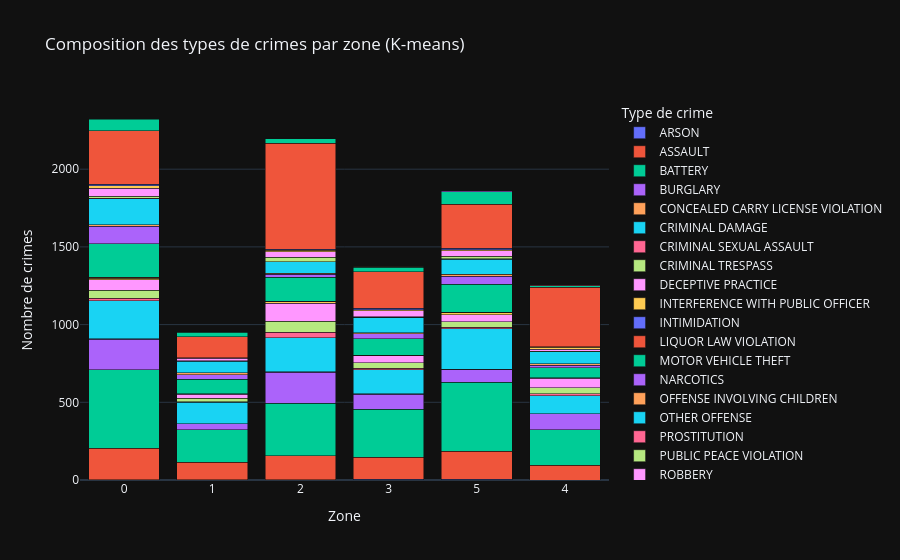

Here is the notebook cell this chart was saved with:
### Markdown cell above
## Composition des types de crimes par zone

On enrichit le clustering K-means en regardant quels types de crimes dominent
dans chaque zone géographique.

**Interprétation :** Les clusters 0 et 2 sont les plus touchés (plus de 2000 incidents).
L'assault et la battery dominent dans toutes les zones, mais certaines ont
plus de motor vehicle theft ou de narcotics — chaque zone a un profil criminel distinct.

### Code cell
# Fonction : plot_crime_type_by_cluster
# Input  : DataFrame avec colonne cluster_kmeans
# Output : graphique barres empilées — types de crimes par zone géographique
def plot_crime_type_by_cluster(kmeans_df):
    group = (
        kmeans_df.groupby(["cluster_kmeans", "Primary Type"])
        .size()
        .reset_index(name="count")
    )
    fig = px.bar(
        group,
        x="cluster_kmeans",
        y="count",
        color="Primary Type",
        title="Composition des types de crimes par zone (K-means)",
        labels={"cluster_kmeans": "Zone", "count": "Nombre de crimes",
                "Primary Type": "Type de crime"},
        barmode="stack"
    )
    return fig

plot_crime_type_by_cluster(df_kmeans).show()

### Figure 1 — Plotly figure (JSON) as saved in the notebook; plotly's stock layout.template omitted (floating-point values rounded to 4 significant figures)
{"data": [{"hovertemplate": "Type de crime=ARSON<br>Zone=%{x}<br>Nombre de crimes=%{y}<extra></extra>", "legendgroup": "ARSON", "marker": {"color": "#636efa", "pattern": {"shape": ""}}, "name": "ARSON", "orientation": "v", "showlegend": true, "textposition": "auto", "x": ["0", "1", "2", "3", "5"], "xaxis": "x", "y": [3, 2, 1, 6, 6], "yaxis": "y", "type": "bar"}, {"hovertemplate": "Type de crime=ASSAULT<br>Zone=%{x}<br>Nombre de crimes=%{y}<extra></extra>", "legendgroup": "ASSAULT", "marker": {"color": "#EF553B", "pattern": {"shape": ""}}, "name": "ASSAULT", "orientation": "v", "showlegend": true, "textposition": "auto", "x": ["0", "1", "2", "3", "4", "5"], "xaxis": "x", "y": [201, 111, 156, 141, 95, 179], "yaxis": "y", "type": "bar"}, {"hovertemplate": "Type de crime=BATTERY<br>Zone=%{x}<br>Nombre de crimes=%{y}<extra></extra>", "legendgroup": "BATTERY", "marker": {"color": "#00cc96", "pattern": {"shape": ""}}, "name": "BATTERY", "orientation": "v", "showlegend": true, "textposition": "auto", "x": ["0", "1", "2", "3", "4", "5"], "xaxis": "x", "y": [506, 211, 336, 307, 228, 443], "yaxis": "y", "type": "bar"}, {"hovertemplate": "Type de crime=BURGLARY<br>Zone=%{x}<br>Nombre de crimes=%{y}<extra></extra>", "legendgroup": "BURGLARY", "marker": {"color": "#ab63fa", "pattern": {"shape": ""}}, "name": "BURGLARY", "orientation": "v", "showlegend": true, "textposition": "auto", "x": ["0", "1", "2", "3", "4", "5"], "xaxis": "x", "y": [195, 39, 201, 97, 103, 84], "yaxis": "y", "type": "bar"}, {"hovertemplate": "Type de crime=CONCEALED CARRY LICENSE VIOLATION<br>Zone=%{x}<br>Nombre de crimes=%{y}<extra></extra>", "legendgroup": "CONCEALED CARRY LICENSE VIOLATION", "marker": {"color": "#FFA15A", "pattern": {"shape": ""}}, "name": "CONCEALED CARRY LICENSE VIOLATION", "orientation": "v", "showlegend": true, "textposition": "auto", "x": ["0", "2", "3", "5"], "xaxis": "x", "y": [5, 3, 3, 1], "yaxis": "y", "type": "bar"}, {"hovertemplate": "Type de crime=CRIMINAL DAMAGE<br>Zone=%{x}<br>Nombre de crimes=%{y}<extra></extra>", "legendgroup": "CRIMINAL DAMAGE", "marker": {"color": "#19d3f3", "pattern": {"shape": ""}}, "name": "CRIMINAL DAMAGE", "orientation": "v", "showlegend": true, "textposition": "auto", "x": ["0", "1", "2", "3", "4", "5"], "xaxis": "x", "y": [244, 138, 218, 155, 117, 261], "yaxis": "y", "type": "bar"}, {"hovertemplate": "Type de crime=CRIMINAL SEXUAL ASSAULT<br>Zone=%{x}<br>Nombre de crimes=%{y}<extra></extra>", "legendgroup": "CRIMINAL SEXUAL ASSAULT", "marker": {"color": "#FF6692", "pattern": {"shape": ""}}, "name": "CRIMINAL SEXUAL ASSAULT", "orientation": "v", "showlegend": true, "textposition": "auto", "x": ["0", "1", "2", "3", "4", "5"], "xaxis": "x", "y": [15, 1, 37, 10, 12, 9], "yaxis": "y", "type": "bar"}, {"hovertemplate": "Type de crime=CRIMINAL TRESPASS<br>Zone=%{x}<br>Nombre de crimes=%{y}<extra></extra>", "legendgroup": "CRIMINAL TRESPASS", "marker": {"color": "#B6E880", "pattern": {"shape": ""}}, "name": "CRIMINAL TRESPASS", "orientation": "v", "showlegend": true, "textposition": "auto", "x": ["0", "1", "2", "3", "4", "5"], "xaxis": "x", "y": [52, 23, 70, 34, 38, 35], "yaxis": "y", "type": "bar"}, {"hovertemplate": "Type de crime=DECEPTIVE PRACTICE<br>Zone=%{x}<br>Nombre de crimes=%{y}<extra></extra>", "legendgroup": "DECEPTIVE PRACTICE", "marker": {"color": "#FF97FF", "pattern": {"shape": ""}}, "name": "DECEPTIVE PRACTICE", "orientation": "v", "showlegend": true, "textposition": "auto", "x": ["0", "1", "2", "3", "4", "5"], "xaxis": "x", "y": [67, 27, 116, 45, 62, 47], "yaxis": "y", "type": "bar"}, {"hovertemplate": "Type de crime=INTERFERENCE WITH PUBLIC OFFICER<br>Zone=%{x}<br>Nombre de crimes=%{y}<extra></extra>", "legendgroup": "INTERFERENCE WITH PUBLIC OFFICER", "marker": {"color": "#FECB52", "pattern": {"shape": ""}}, "name": "INTERFERENCE WITH PUBLIC OFFICER", "orientation": "v", "showlegend": true, "textposition": "auto", "x": ["0", "1", "2", "3", "4", "5"], "xaxis": "x", "y": [9, 4, 10, 4, 2, 13], "yaxis": "y", "type": "bar"}, {"hovertemplate": "Type de crime=INTIMIDATION<br>Zone=%{x}<br>Nombre de crimes=%{y}<extra></extra>", "legendgroup": "INTIMIDATION", "marker": {"color": "#636efa", "pattern": {"shape": ""}}, "name": "INTIMIDATION", "orientation": "v", "showlegend": true, "textposition": "auto", "x": ["0", "2", "3", "5"], "xaxis": "x", "y": [4, 1, 1, 1], "yaxis": "y", "type": "bar"}, {"hovertemplate": "Type de crime=LIQUOR LAW VIOLATION<br>Zone=%{x}<br>Nombre de crimes=%{y}<extra></extra>", "legendgroup": "LIQUOR LAW VIOLATION", "marker": {"color": "#EF553B", "pattern": {"shape": ""}}, "name": "LIQUOR LAW VIOLATION", "orientation": "v", "showlegend": true, "textposition": "auto", "x": ["0", "2", "4", "5"], "xaxis": "x", "y": [3, 1, 1, 1], "yaxis": "y", "type": "bar"}, {"hovertemplate": "Type de crime=MOTOR VEHICLE THEFT<br>Zone=%{x}<br>Nombre de crimes=%{y}<extra></extra>", "legendgroup": "MOTOR VEHICLE THEFT", "marker": {"color": "#00cc96", "pattern": {"shape": ""}}, "name": "MOTOR VEHICLE THEFT", "orientation": "v", "showlegend": true, "textposition": "auto", "x": ["0", "1", "2", "3", "4", "5"], "xaxis": "x", "y": [216, 91, 156, 107, 64, 181], "yaxis": "y", "type": "bar"}, {"hovertemplate": "Type de crime=NARCOTICS<br>Zone=%{x}<br>Nombre de crimes=%{y}<extra></extra>", "legendgroup": "NARCOTICS", "marker": {"color": "#ab63fa", "pattern": {"shape": ""}}, "name": "NARCOTICS", "orientation": "v", "showlegend": true, "textposition": "auto", "x": ["0", "1", "2", "3", "4", "5"], "xaxis": "x", "y": [112, 29, 19, 31, 18, 50], "yaxis": "y", "type": "bar"}, {"hovertemplate": "Type de crime=OFFENSE INVOLVING CHILDREN<br>Zone=%{x}<br>Nombre de crimes=%{y}<extra></extra>", "legendgroup": "OFFENSE INVOLVING CHILDREN", "marker": {"color": "#FFA15A", "pattern": {"shape": ""}}, "name": "OFFENSE INVOLVING CHILDREN", "orientation": "v", "showlegend": true, "textposition": "auto", "x": ["0", "1", "2", "3", "4", "5"], "xaxis": "x", "y": [12, 14, 5, 5, 8, 12], "yaxis": "y", "type": "bar"}, {"hovertemplate": "Type de crime=OTHER OFFENSE<br>Zone=%{x}<br>Nombre de crimes=%{y}<extra></extra>", "legendgroup": "OTHER OFFENSE", "marker": {"color": "#19d3f3", "pattern": {"shape": ""}}, "name": "OTHER OFFENSE", "orientation": "v", "showlegend": true, "textposition": "auto", "x": ["0", "1", "2", "3", "4", "5"], "xaxis": "x", "y": [165, 74, 73, 101, 78, 99], "yaxis": "y", "type": "bar"}, {"hovertemplate": "Type de crime=PROSTITUTION<br>Zone=%{x}<br>Nombre de crimes=%{y}<extra></extra>", "legendgroup": "PROSTITUTION", "marker": {"color": "#FF6692", "pattern": {"shape": ""}}, "name": "PROSTITUTION", "orientation": "v", "showlegend": true, "textposition": "auto", "x": ["0", "3", "5"], "xaxis": "x", "y": [3, 1, 1], "yaxis": "y", "type": "bar"}, {"hovertemplate": "Type de crime=PUBLIC PEACE VIOLATION<br>Zone=%{x}<br>Nombre de crimes=%{y}<extra></extra>", "legendgroup": "PUBLIC PEACE VIOLATION", "marker": {"color": "#B6E880", "pattern": {"shape": ""}}, "name": "PUBLIC PEACE VIOLATION", "orientation": "v", "showlegend": true, "textposition": "auto", "x": ["0", "1", "2", "3", "4", "5"], "xaxis": "x", "y": [14, 5, 31, 3, 3, 17], "yaxis": "y", "type": "bar"}, {"hovertemplate": "Type de crime=ROBBERY<br>Zone=%{x}<br>Nombre de crimes=%{y}<extra></extra>", "legendgroup": "ROBBERY", "marker": {"color": "#FF97FF", "pattern": {"shape": ""}}, "name": "ROBBERY", "orientation": "v", "showlegend": true, "textposition": "auto", "x": ["0", "1", "2", "3", "4", "5"], "xaxis": "x", "y": [50, 14, 35, 38, 14, 36], "yaxis": "y", "type": "bar"}, {"hovertemplate": "Type de crime=SEX OFFENSE<br>Zone=%{x}<br>Nombre de crimes=%{y}<extra></extra>", "legendgroup": "SEX OFFENSE", "marker": {"color": "#FECB52", "pattern": {"shape": ""}}, "name": "SEX OFFENSE", "orientation": "v", "showlegend": true, "textposition": "auto", "x": ["0", "1", "2", "3", "4", "5"], "xaxis": "x", "y": [18, 3, 8, 7, 12, 6], "yaxis": "y", "type": "bar"}, {"hovertemplate": "Type de crime=STALKING<br>Zone=%{x}<br>Nombre de crimes=%{y}<extra></extra>", "legendgroup": "STALKING", "marker": {"color": "#636efa", "pattern": {"shape": ""}}, "name": "STALKING", "orientation": "v", "showlegend": true, "textposition": "auto", "x": ["0", "1", "2", "3", "4", "5"], "xaxis": "x", "y": [9, 1, 8, 8, 3, 8], "yaxis": "y", "type": "bar"}, {"hovertemplate": "Type de crime=THEFT<br>Zone=%{x}<br>Nombre de crimes=%{y}<extra></extra>", "legendgroup": "THEFT", "marker": {"color": "#EF553B", "pattern": {"shape": ""}}, "name": "THEFT", "orientation": "v", "showlegend": true, "textposition": "auto", "x": ["0", "1", "2", "3", "4", "5"], "xaxis": "x", "y": [343, 136, 682, 235, 381, 285], "yaxis": "y", "type": "bar"}, {"hovertemplate": "Type de crime=WEAPONS VIOLATION<br>Zone=%{x}<br>Nombre de crimes=%{y}<extra></extra>", "legendgroup": "WEAPONS VIOLATION", "marker": {"color": "#00cc96", "pattern": {"shape": ""}}, "name": "WEAPONS VIOLATION", "orientation": "v", "showlegend": true, "textposition": "auto", "x": ["0", "1", "2", "3", "4", "5"], "xaxis": "x", "y": [77, 29, 31, 29, 11, 80], "yaxis": "y", "type": "bar"}, {"hovertemplate": "Type de crime=HOMICIDE<br>Zone=%{x}<br>Nombre de crimes=%{y}<extra></extra>", "legendgroup": "HOMICIDE", "marker": {"color": "#ab63fa", "pattern": {"shape": ""}}, "name": "HOMICIDE", "orientation": "v", "showlegend": true, "textposition": "auto", "x": ["1", "2", "3", "5"], "xaxis": "x", "y": [2, 1, 5, 5], "yaxis": "y", "type": "bar"}, {"hovertemplate": "Type de crime=KIDNAPPING<br>Zone=%{x}<br>Nombre de crimes=%{y}<extra></extra>", "legendgroup": "KIDNAPPING", "marker": {"color": "#FFA15A", "pattern": {"shape": ""}}, "name": "KIDNAPPING", "orientation": "v", "showlegend": true, "textposition": "auto", "x": ["2", "3", "4"], "xaxis": "x", "y": [1, 1, 1], "yaxis": "y", "type": "bar"}, {"hovertemplate": "Type de crime=OBSCENITY<br>Zone=%{x}<br>Nombre de crimes=%{y}<extra></extra>", "legendgroup": "OBSCENITY", "marker": {"color": "#19d3f3", "pattern": {"shape": ""}}, "name": "OBSCENITY", "orientation": "v", "showlegend": true, "textposition": "auto", "x": ["2", "3"], "xaxis": "x", "y": [2, 1], "yaxis": "y", "type": "bar"}, {"hovertemplate": "Type de crime=PUBLIC INDECENCY<br>Zone=%{x}<br>Nombre de crimes=%{y}<extra></extra>", "legendgroup": "PUBLIC INDECENCY", "marker": {"color": "#FF6692", "pattern": {"shape": ""}}, "name": "PUBLIC INDECENCY", "orientation": "v", "showlegend": true, "textposition": "auto", "x": ["4"], "xaxis": "x", "y": [1], "yaxis": "y", "type": "bar"}, {"hovertemplate": "Type de crime=GAMBLING<br>Zone=%{x}<br>Nombre de crimes=%{y}<extra></extra>", "legendgroup": "GAMBLING", "marker": {"color": "#B6E880", "pattern": {"shape": ""}}, "name": "GAMBLING", "orientation": "v", "showlegend": true, "textposition": "auto", "x": ["5"], "xaxis": "x", "y": [2], "yaxis": "y", "type": "bar"}], "layout": {"xaxis": {"anchor": "y", "domain": [0.0, 1.0], "title": {"text": "Zone"}}, "yaxis": {"anchor": "x", "domain": [0.0, 1.0], "title": {"text": "Nombre de crimes"}}, "legend": {"title": {"text": "Type de crime"}, "tracegroupgap": 0}, "title": {"text": "Composition des types de crimes par zone (K-means)"}, "barmode": "stack"}}
